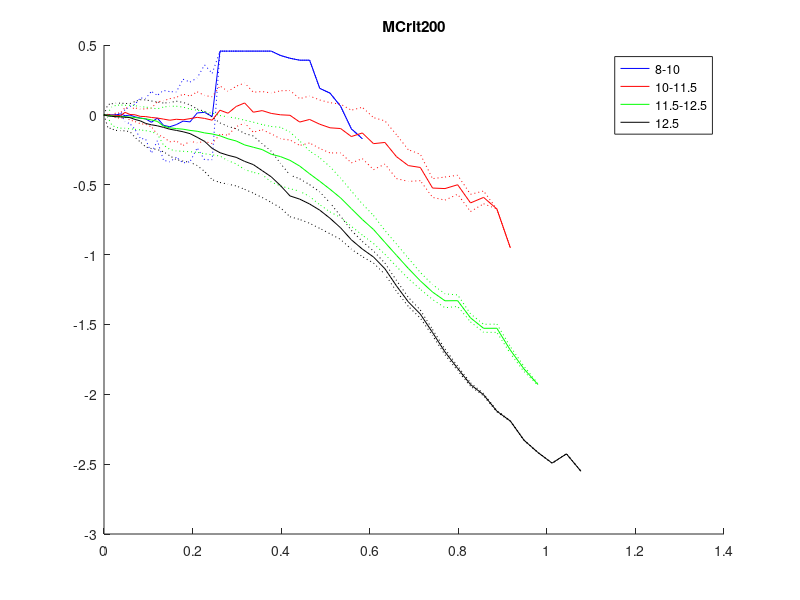
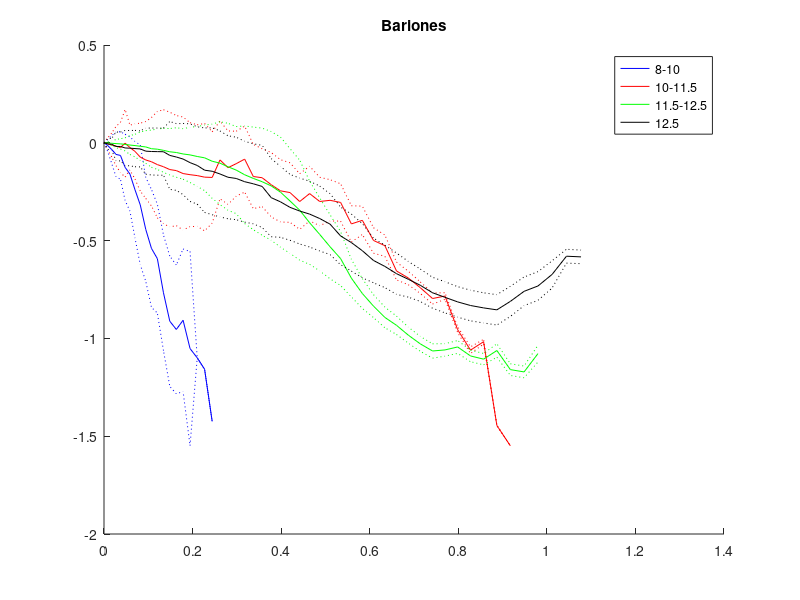

Write MATLAB code to recreate these figures, in order.
% Dibujar todos los plots juntos


% DM con barras de error
figure(95)
clf
hold on
load('Variables/Datos 8-10.mat')
h1 = plot(X1,Y1, '-b');
plot(X1,Y1+Z1, ':b')
plot(X1,Y1-Z1, ':b')
load('Variables/Datos 10-11.5.mat')
h2 = plot(X1,Y1, '-r');
plot(X1,Y1+Z1, ':r')
plot(X1,Y1-Z1, ':r')
load('Variables/Datos 11.5-12.5.mat')
h3 = plot(X1,Y1, '-g');
plot(X1,Y1+Z1, ':g')
plot(X1,Y1-Z1, ':g')
load('Variables/Datos 12.5.mat')
h4 = plot(X1,Y1, '-k');
plot(X1,Y1+Z1, ':k')
plot(X1,Y1-Z1, ':k')
legend([h1 h2 h3 h4], '8-10', '10-11.5', '11.5-12.5', '12.5')
title 'MCrit200'
saveas(gcf,'DibAuto/DM con barras alt.png')

% Bariones con barras de error
figure(94)
clf
hold on
load('Variables/Datos 8-10.mat')
h1 = plot(X2,Y2, '-b');
plot(X2,Y2+Z2, ':b')
plot(X2,Y2-Z2, ':b')
load('Variables/Datos 10-11.5.mat')
h2 = plot(X2,Y2, '-r');
plot(X2,Y2+Z2, ':r')
plot(X2,Y2-Z2, ':r')
load('Variables/Datos 11.5-12.5.mat')
h3 = plot(X2,Y2, '-g');
plot(X2,Y2+Z2, ':g')
plot(X2,Y2-Z2, ':g')
load('Variables/Datos 12.5.mat')
h4 = plot(X2,Y2, '-k');
plot(X2,Y2+Z2, ':k')
plot(X2,Y2-Z2, ':k')
legend([h1 h2 h3 h4], '8-10', '10-11.5', '11.5-12.5', '12.5')
title 'Bariones'
saveas(gcf,'DibAuto/Bariones con barras alt.png')
